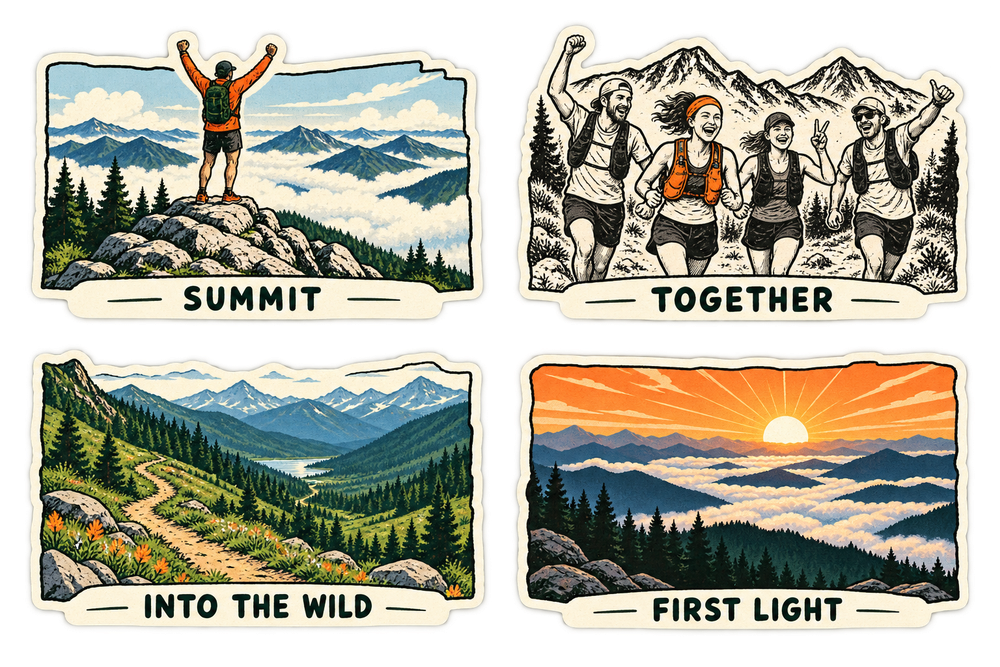
#> input picture assets/style-reference.png, 1000 x 667 px, shrunk from 1536 x 1024 before the run
$ python validate_png.py ../assets/style-reference.png
#> lines starting #> are read from the running program, lines starting #| are printed output that depends on the picture; after the words box and inside, x2 and y2 are one past the last pixel; in counts of white or black regions, pixels touching at a corner belong together
#!/usr/bin/env python3
"""Read-only structural checks for a transparent sticker PNG."""

import argparse
import json
import sys
from pathlib import Path

VISIBLE_ALPHA_THRESHOLD = 8


def report(path: Path, min_padding: int) -> tuple[dict, int]:
#> called with min_padding = 16
    result = {
        "path": str(path),
        "format": None,
        "width": None,
        "height": None,
        "has_alpha": False,
        "alpha_min": None,
        "alpha_max": None,
        "transparent_fraction": None,
        "visible_bbox": None,
        "padding": None,
        "status": "fail",
        "errors": [],
        "warnings": [],
    }

    if not path.is_file():
        result["errors"].append("文件不存在或不是普通文件；请提供可读取的 PNG 路径")
        return result, 1

    try:
        from PIL import Image, UnidentifiedImageError
    except ImportError:
        result["errors"].append("缺少 Pillow；请在项目允许的虚拟环境运行 python -m pip install Pillow")
        return result, 1

    try:
        with Image.open(path) as image:
#> image is the input picture: PIL image 1000x667 RGBA; mean R, G, B, A 120.8, 118.5, 103.2, 178.9
            result["format"] = image.format
            result["width"], result["height"] = image.size
            if image.format != "PNG":
                result["errors"].append("文件实际格式不是 PNG")
                return result, 1

            result["has_alpha"] = image.mode in ("RGBA", "LA") or "transparency" in image.info
            if not result["has_alpha"]:
                result["errors"].append("PNG 没有 Alpha 通道或调色板透明信息")
                return result, 1

            alpha = image.convert("RGBA").getchannel("A")
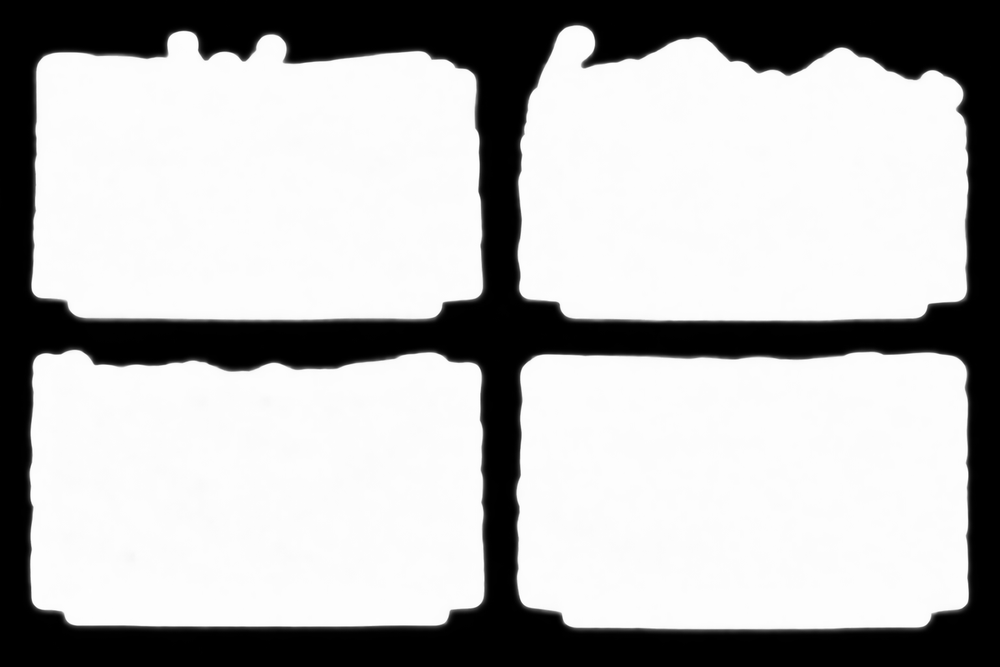
#> alpha: PIL image 1000x667 L; min 0, max 255, mean 178.9
            minimum, maximum = alpha.getextrema()
#> minimum = 0; maximum = 255
            result["alpha_min"] = minimum
            result["alpha_max"] = maximum
            histogram = alpha.histogram()
#> histogram = 256 values, max 269249 at index 253, min 31 at index 119, mean 2605.5
            total = image.width * image.height
#> total = 667000
            result["transparent_fraction"] = round(sum(histogram[: VISIBLE_ALPHA_THRESHOLD + 1]) / total, 6)

            if minimum == 255:
                result["errors"].append("全部像素不透明；背景没有有效透明度")
            elif minimum > VISIBLE_ALPHA_THRESHOLD:
                result["errors"].append("没有透明背景像素；请确认输出是真正透明的贴纸")
            if maximum <= VISIBLE_ALPHA_THRESHOLD:
                result["errors"].append("全部像素透明或接近透明；没有可见主体")
            if result["errors"]:
                return result, 1

            visible = alpha.point(lambda value: 255 if value > VISIBLE_ALPHA_THRESHOLD else 0)
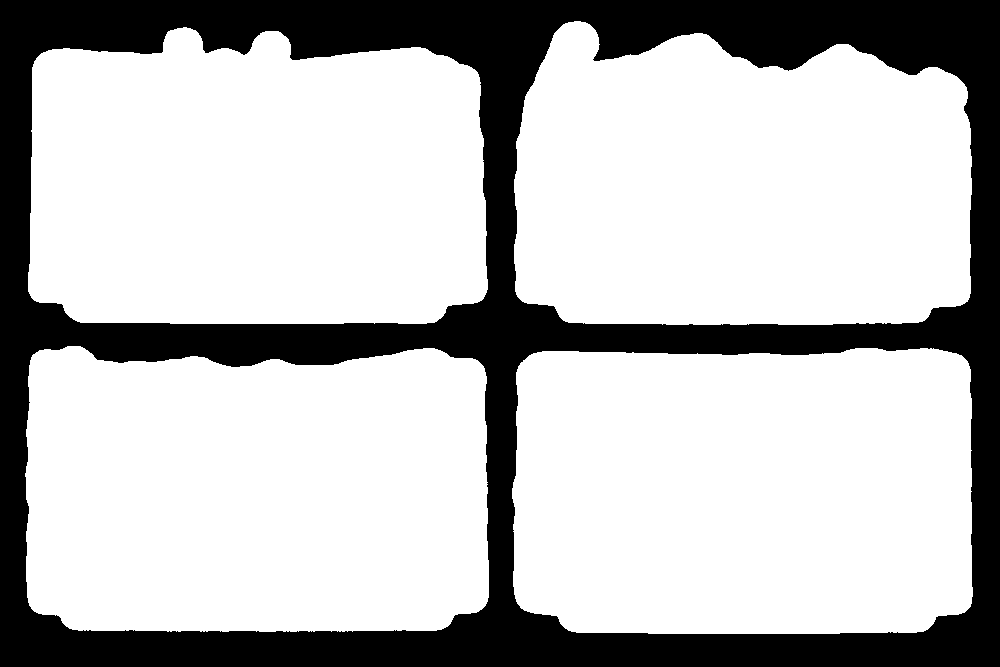
#> visible: PIL image 1000x667 L; 73.9% white; 1 black region, box (x1, y1, x2, y2) and area: (0, 0, 1000, 667) 173852
            bbox = visible.getbbox()
#> bbox = (25, 21, 973, 634)
            if bbox is None:
                result["errors"].append("没有可见主体")
                return result, 1

            left, top, right, bottom = bbox
#> left = 25; top = 21; right = 973; bottom = 634
            padding = {
                "left": left,
                "top": top,
                "right": image.width - right,
                "bottom": image.height - bottom,
            }
#> padding = {'left': 25, 'top': 21, 'right': 27, 'bottom': 33}
            result["visible_bbox"] = [left, top, right, bottom]
            result["padding"] = padding
            if any(value < min_padding for value in padding.values()):
                result["warnings"].append(f"可见主体距至少一侧不足 {min_padding} 像素")

            result["status"] = "pass_with_warnings" if result["warnings"] else "pass"
            return result, 0
    except (OSError, UnidentifiedImageError, ValueError) as error:
        result["errors"].append(f"无法读取图片：{error}")
        return result, 1


def nonnegative_int(value: str) -> int:
    try:
        number = int(value)
    except ValueError as error:
        raise argparse.ArgumentTypeError("--min-padding 必须是非负整数") from error
    if number < 0:
        raise argparse.ArgumentTypeError("--min-padding 必须是非负整数")
    return number


def main() -> int:
    parser = argparse.ArgumentParser(description="只读检查贴纸 PNG 的格式、透明度和留白")
    parser.add_argument("path", type=Path, help="待检查的 PNG 文件")
    parser.add_argument("--min-padding", type=nonnegative_int, default=16, help="四边建议最小透明留白像素，默认 16")
    args = parser.parse_args()
    result, exit_code = report(args.path, args.min_padding)
#> result = 13 items; exit_code = 0
    print(json.dumps(result, ensure_ascii=False, indent=2))
#> (printed output is left out)
    return exit_code


if __name__ == "__main__":
    sys.exit(main())
#> (the program exits here)
